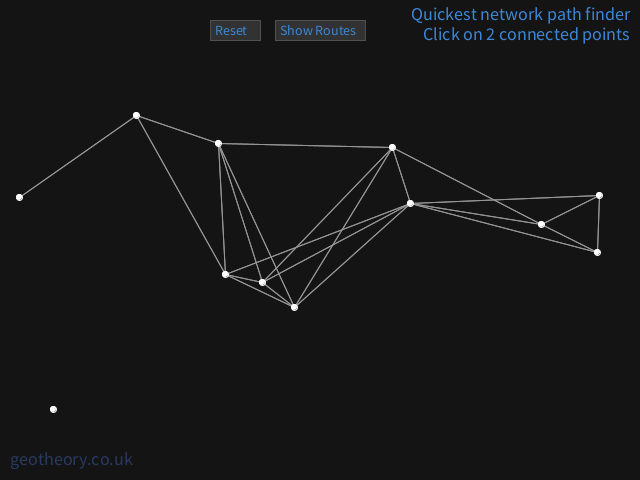
Frame 1 (no input)
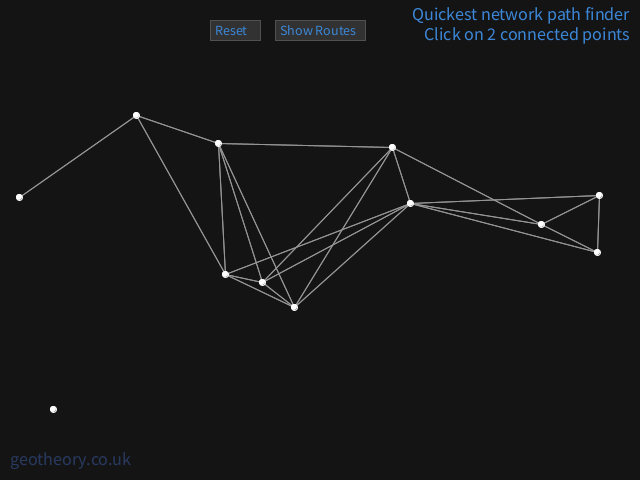
Frame 60 (the mouse pressed at the canvas centre just before this capture)
Frame 120 (the mouse held since frame 60 and released just before this capture): identical to frame 60, image omitted

The Processing sketch that drew these frames (run headless with seeded random() and noise(); from frame 60 on, the mouse is pressed at the canvas centre):

// Processing sketch: processing_84270
// ── processing_84270.pde

Node[] nodes;
ArrayList<Path> paths;
Search seekem;
int g = 400;  // grid size
int n = 12;   // number of nodes
int time, quickestPath, prcount, from, to;
int fr = 24;  // frame rate
float r = 200; // link radius
float minDistance, x, y;
PVector pv, m;
boolean mouseRel, route, printPath, printPaths; // mouse released?, a route calculated?
boolean firstrun = true;

void setup() {
  size(640, 480);
  frameRate(fr);
  rectMode(CENTER);
  fill(0);
  from = -1;
  to = -1;
  route = false;
  printPath = false;
  printPaths = false;
  minDistance = 10000;
  quickestPath = -1;
  textSize(18);
  smooth();

  float w = width/n;
  float h = height/n;
  nodes = new Node[n];

  for (int i=0; i<n; i++) nodes[i] = new Node(new PVector(int(random(10,width-10)), int(random(110, height-10))), i);

  for (Node c:nodes) {
    for (int i=0; i<n; i++) {
      if (c.id != i) {
        pv = PVector.sub(c.p, nodes[i].p);
        if (pv.mag() < r) c.links.add(new Link(i, pv.mag()));
      }
    }
  }
  paths = new ArrayList<Path>();
}

void draw() {
  background(20);
  m = new PVector(mouseX, mouseY);

  stroke(150);
  for (Node c:nodes) c.drawLinks();

  for (Node c:nodes) {
    c.mouse();
    c.draw();
  }

 
  if (mouseRel) {
    if (m.x >= 210 && m.x <= 260 && m.y >= 20 && m.y <= 40) {
      setup();
    }
    else if (m.x >= 275 && m.x <= 365 && m.y >= 20 && m.y <= 40) {
      printPaths = !printPaths;
      prcount = 0;
    }
  }





  if (!route && from > -1 && to > -1) calcPath();
  if (mouseRel) mouseRel = false;
  if (paths.size()>0) {
    if (printPath && !printPaths) {
      stroke(255, 0, 0);
      strokeWeight(2);
      for (int i=0; i<paths.get(quickestPath).nodes.size(); i++) {
        if (i>0) {
          int a = paths.get(quickestPath).nodes.get(i-1);
          int b = paths.get(quickestPath).nodes.get(i);
          line(nodes[a].p.x, nodes[a].p.y, nodes[b].p.x, nodes[b].p.y);
        }
      }
      strokeWeight(1);
    }
    if (printPaths && printPath) {
      if (prcount >= paths.size()) printPaths = false;
      else {
        strokeWeight(2);
        stroke(0, 0, 200);
        for (int i=0; i<paths.get(prcount).nodes.size(); i++) {
          if (i>0) {
            int a = paths.get(prcount).nodes.get(i-1);
            int b = paths.get(prcount).nodes.get(i);
            line(nodes[a].p.x, nodes[a].p.y, nodes[b].p.x, nodes[b].p.y);
          }
        }
        fill(0, 0, 255);
        text("Displaying route " + prcount, 10, 60);
        strokeWeight(1);
      }
      prcount++;
    }
    fill(172, 51, 54);
    text(paths.size() + " possible paths", 10, 20);
    text("(" + time + " milliseconds)", 10, 40);
  }
  fill(59, 134, 214);
  textAlign(RIGHT);
  text("Quickest network path finder", width-10, 20);
  text("Click on 2 connected points", width-10, 40);
  textAlign(LEFT);

  fill(40, 57, 96);
  text("geotheory.co.uk", 10, height-15);


  // Buttons
  textAlign(LEFT);
  rectMode(CORNER);
  textSize(14);
  stroke(80);
  fill(50);
  rect(210, 20, 50, 20);
  rect(275, 20, 90, 20);
  fill(59, 134, 214);
  text("Show Routes", 280, 35);
  text("Reset", 215, 35);
  textSize(18);
  rectMode(CENTER);
  
}

void calcPath() {
  ArrayList<Integer> newList = new ArrayList();
  time = millis();
  seekem = new Search(from, to, newList, -1, -1, 0.0);
  time = millis() - time;
  route = true;
  for (int i=0; i<paths.size(); i++) {
    if (paths.get(i).distance < minDistance) {
      minDistance = paths.get(i).distance;
      quickestPath = i;
    }
  }
  printPath = true;
}

class Node {
  int id, rad;
  PVector p;
  ArrayList<Link> links;
  boolean selected, routeSearched; // selected from/to?, already used in routing?

  Node(PVector P, int ID) {
    this.p = new PVector(P.x, P.y);
    this.id = ID;
    this.links = new ArrayList<Link>();
    this.selected = false;
    this.routeSearched = false;
  }

  void draw() {
    if (this.selected) {
      this.rad = 8;
      fill(255, 0, 0); 
      stroke(255, 0, 0);
    }
    else {
      this.rad = 6;
      fill(255); 
      stroke(255);
    }
    ellipse(this.p.x, this.p.y, this.rad, this.rad);
  }

  void drawLinks() {
    if (links.size() > 0) {
      for (int i=0; i<links.size(); i++) {
        line(this.p.x, this.p.y, nodes[links.get(i).id].p.x, nodes[links.get(i).id].p.y);
      }
    }
  }

  void mouse() {
    pv = PVector.sub(p, m);
    if (pv.mag() < 7 && mouseRel) {
      if (!this.selected) {
        if (from > -1 && to > -1) println("Too many selected " + frameCount);
        else {
          this.selected = true;
          if (from == -1) from = id;
          else to = id;
        }
      }
      else {
        this.selected = false;
        if (from == id) from = -1;
        if (to == id) to = -1;
      }
    }
  }
}

class Link { // class for links
  int id;  // id of linked city
  float d; // distance to city

  Link(int ID, float D) {
    this.id = ID;
    this.d = D;
  }
}

class Search {
  int id; // city ID
  int goal; // destination
  int parentRef; // parent's link index for this city
  int parent;  // parent's ID
  ArrayList<Integer> parents; // nodes of origin
  ArrayList<Search> children; // nodes to search
  float travelled;   // total distance of route so far
  float totalDist;

  Search(int ID, int GOAL, ArrayList PARENTS, int PARENT, int PARENTREF, float TRAVELLED) {
    this.id = ID;
    this.goal = GOAL;
    this.parentRef = PARENTREF;
    this.parent = PARENT;
    this.parents = new ArrayList<Integer>();
    this.parents.addAll(PARENTS);
    this.parents.add(id);
    this.travelled = TRAVELLED;
    this.children = new ArrayList();

    if (this.id == this.goal) { // route target reached
      paths.add( new Path( parents, travelled) );
    }
    else {
      int s = nodes[id].links.size();
      if (s > 0) {
        for (int i=0; i<s; i++) { // iterate through city's links
          int dest = nodes[id].links.get(i).id;         // link's city ID
          if (!this.parents.contains(dest)) {
            this.totalDist = this.travelled + nodes[id].links.get(i).d; // distance to child
            this.children.add( new Search(dest, this.goal, this.parents, this.id, i, this.totalDist) );
          }
        }
      }
    }
  }
}

class Path {
  ArrayList<Integer> nodes;
  float distance;

  Path(ArrayList NODES, float DISTANCE) {
    this.nodes = NODES;
    this.distance = DISTANCE;
  }
}

void keyPressed() {
  if (key=='r') setup();
  if (key=='p') {
    printPaths = !printPaths;
    prcount = 0;
  }
}

void mouseReleased() {
  mouseRel = true;
}
